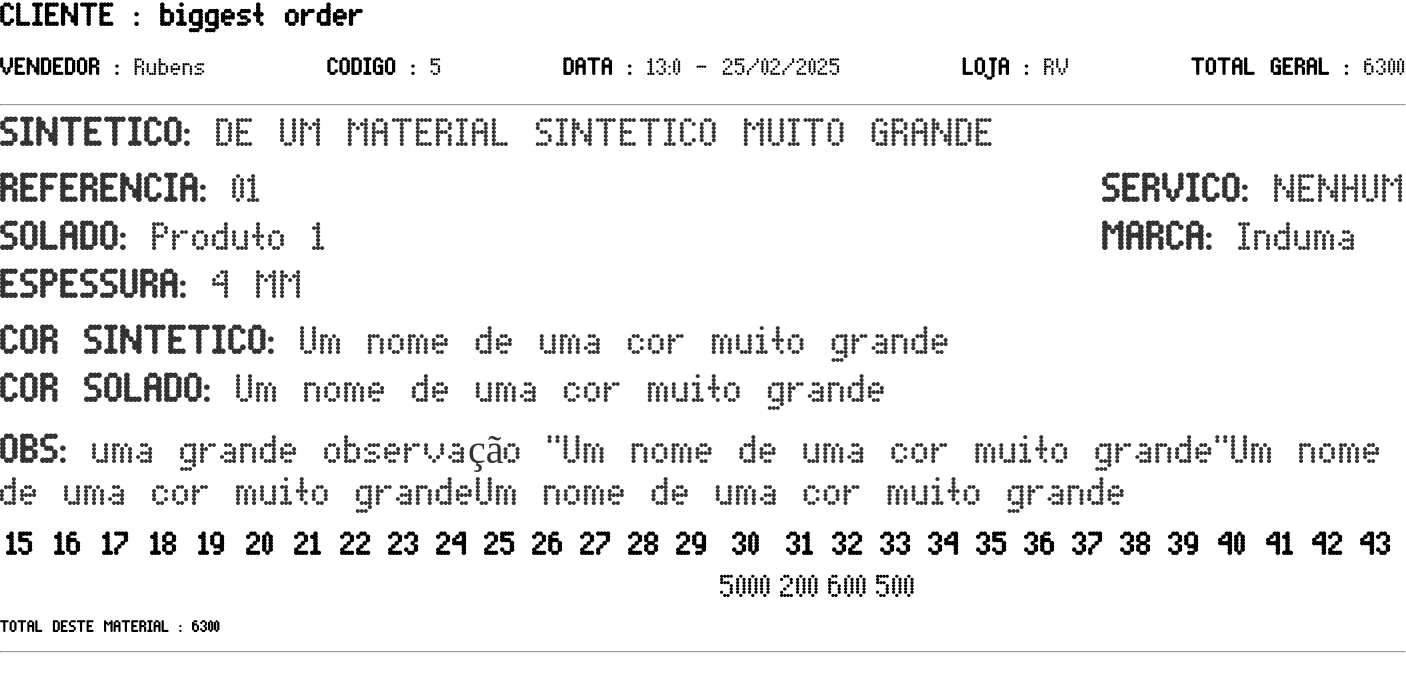
The page /imprimir/5/ (signed in) on the database its author committed.
### pedidos/models.py (models this page shows, shortened)
class Pedido(models.Model):
    STATUS_CHOICES = [
        ('Pendente', 'Pendente'),
        ('Em Produção', 'Em Produção'),
        ('Pedido Finalizado', 'Pedido Finalizado'),
        ('Cliente em Espera', 'Cliente em Espera'),
        ('Cancelado', 'Cancelado'),
        ('Pedido Pronto', 'Pedido Pronto'),
        ('Reposição Pendente', 'Reposição Pendente')
    ]
    cliente = models.CharField(max_length=255)
    vendedor = models.ForeignKey(Vendedor, on_delete=models.CASCADE)
    data = models.DateTimeField(auto_now_add=True)  # Data do pedido
    descricao_reposicao = models.TextField(null=True, blank=True)
    data_finalizado = models.DateTimeField(null=True, blank=True, verbose_name="Data de Finalização/Cancellation")
    status_balancinho = models.CharField(
        max_length=30,
        choices=[
            ('Pendente', 'Pendente'),
            ('Em Produção', 'Em Produção'),
            ('Pedido Finalizado', 'Pedido Finalizado'),
            ('Cancelado', 'Cancelado'),
        ],
        default='Pendente'
    )
    status_solado = models.CharField(
        max_length=30,
        choices=[
            ('Pendente', 'Pendente'),
            ('Em Produção', 'Em Produção'),
            ('Pedido Finalizado', 'Pedido Finalizado'),
            ('Cancelado', 'Cancelado'),
        ],
        default='Pendente'
    )
    cancelado = models.TextField(blank=True, null=True, verbose_name="Motivo do Cancelamento")
    gerente_cancelamento = models.ForeignKey(
        User,
        on_delete=models.SET_NULL,
        null=True,
        blank=True,
        related_name='pedidos_cancelados',
        verbose_name="Gerente que Autorizou o Cancelamento"
    )

class PedidoItem(models.Model):
    pedido = models.ForeignKey(Pedido, on_delete=models.CASCADE, related_name='itens')
    produto = models.ForeignKey(Produto, on_delete=models.CASCADE)
    quantidade = models.IntegerField()
    tamanho = models.IntegerField(null=True, blank=True)  # Pode ser utilizado para o grid de tamanhos
    mat_balancinho = models.CharField(max_length=50, null=True, blank=True)
    ref_palmilha = models.CharField(max_length=50, null=True, blank=True)
    mat_palmilha = models.CharField(max_length=50, null=True, blank=True)
    espessura = models.CharField(max_length=20, null=True, blank=True, verbose_name="Espessura Solado (mm)")
    cor_palmilha = models.CharField(max_length=50, null=True, blank=True, verbose_name="Cor da Palmilha")
    tipo_servico = models.CharField(max_length=50, default='nenhum')
    cor = models.CharField(max_length=50, null=True, blank=True)
    MARCA_CHOICES = [
        ('Fibra', 'Fibra'),
        ('Seltex', 'Seltex'),
        ('Induma','Induma')
    ]
    marca = models.CharField(max_length=50, choices=MARCA_CHOICES, default='')
    obs = models.TextField(max_length=90, null=True, blank=True)

### vendedor/models.py (models this page shows, shortened)
class Vendedor(models.Model):
    nome = models.CharField(max_length=100)
    loja = models.CharField(max_length=100)
    codigo = models.CharField(max_length=20, unique=True)

### produto/models.py (models this page shows, shortened)
class Produto(models.Model):
    nome = models.CharField(max_length=100)
    codigo = models.CharField(max_length=50, unique=True)
    subpalmilha = models.BooleanField(default=False, null=True, blank=True)

### pedidos/views.py (the view)
# urls.py: path('imprimir/<int:pedido_id>/', views.imprimir_pedido, name='imprimir_pedido'),
@login_required
def imprimir_pedido(request, pedido_id):
    pedido = get_object_or_404(Pedido, id=pedido_id)
    tamanhos = range(15, 44)
    production_area = getattr(request.user, 'perfil', None)
    if production_area:
        production_area = request.user.perfil.production_area
    else:
        production_area = 'solado'  # Valor padrão se não estiver definido
    return render(request, 'pedidos/imprimir.html', {
        'pedido': pedido,
        'tamanhos': tamanhos,
        'production_area': production_area  # Adiciona a área de produção no contexto do template
    })

### templates/pedidos/imprimir.html (shortened to what this page needs)
{% load static %}
{% block extra_css %}
<link rel="stylesheet" href="{% static 'css/imprimir.css' %}">
{% endblock extra_css %}
{% block content %}
<div class="pedido-imprimir">
  <h1>CLIENTE : {{ pedido.cliente }}</h1>
  <div class="detalhes-pedido">
    <p><strong>VENDEDOR :</strong> {{ pedido.vendedor.nome }}</p>
    <p><strong>CODIGO :</strong> {{ pedido.id }}</p>
    <p><strong>DATA :</strong> {{ pedido.data|date:"H:I - d/m/Y" }}</p>
    <p><strong>LOJA :</strong> {{ pedido.vendedor.loja }}</p>
    <p><strong>TOTAL GERAL :</strong> <span id="total-geral">0</span></p>
  </div>
  <hr>
  {% regroup pedido.itens.all by produto as itens_por_produto %}
  {% for grupo in itens_por_produto %}
  <div class="pedido-item">
    <div class="produto-cabecalho">
      <span class="item-nome">
        <div class= "primeiro">
        {% if production_area == "balancinho" or production_area == "vendedor" %}
        <p><strong>SINTETICO:</strong> {{ grupo.list.0.mat_balancinho|default:"" }}</p>
        {% endif %}
      </div>
      <div>
        {% if production_area == "solado" or production_area == "vendedor" %}
        <p><strong>REFERENCIA:</strong> {{ grupo.list.0.ref_palmilha|default:"" }}</p>
        {% endif %}
        {% if production_area == "solado" or production_area == "vendedor" %}
        <p><strong>SOLADO:</strong> {{ grupo.list.0.mat_palmilha|default:"" }}</p>
        {% endif %}
        {% if production_area == "balancinho" or production_area == "vendedor" %}
          <div><p><strong>ESPESSURA:</strong> {{ grupo.list.0.espessura|default:"0" }} MM</p></div>
        {% endif %}
        </div>
        <div>
          {% if production_area == "balancinho" or production_area == "vendedor" %}
            <div>
              <p><strong>SERVICO:</strong> {{ grupo.list.0.tipo_servico|default:"NENHUM" }}</p>
            </div>
          {% endif %}
          {% if production_area == "solado" or production_area == "vendedor" %}
            <div><p><strong>MARCA:</strong> {{ grupo.list.0.marca|default:"" }}</p></div>
          {% endif %}
          </div>
        <div>
        {% if production_area == "balancinho" or production_area == "vendedor" %}
          <p><strong>COR SINTETICO:</strong> {{ grupo.list.0.cor|default:"" }}</p>
        {% endif %}
        {% if production_area == "solado" or production_area == "vendedor" %}
          <p><strong>COR SOLADO:</strong> {{ grupo.list.0.cor_palmilha|default:"" }}</p>
        {% endif %}
        </div>
        </span>
      <span class="item-nome">
        {% if grupo.list.0.obs %}
          <p><strong>OBS:</strong> {{ grupo.list.0.obs }}</p>
        {% endif %}
      </span>
    </div>
    <div class="container containerQuadradinhos">
      {% for tamanho in tamanhos %}
        <div class="botao-container">
          <h1 class="botao">{{ tamanho }}</h1>
          <div class="numero" contenteditable="false">
            {% for item in grupo.list %}
              {% if item.tamanho == tamanho %}
                {{ item.quantidade }}
              {% endif %}
            {% endfor %}
          </div>
        </div>
      {% endfor %}
    </div>
  </div>
  <hr>
{% endfor %}
</div>
{% endblock content %}

### static/css/imprimir.css (style rules this page uses)
.primeiro { width: 100%; display: block; clear: both; }
* { margin: 0; padding: 0; box-sizing: border-box; font-family: 'DOTMATRI'; }
p { font-size:1.5em; }
.detalhes-pedido { display: flex; flex-direction: row; justify-content: space-between; margin-top: 1.5em; margin-bottom: 1.5em; }
.item-nome { display: flex; justify-content: space-between; flex-wrap: wrap; gap: 1rem; width: 100%; box-sizing: border-box; }
.item-nome > div { display: flex; flex-direction: column; gap: 0.5rem; }
.item-nome p { margin: 0; font-size: 2.5rem; color: #333; }
.produto-cabecalho { width: 100%; display: flex; flex-wrap: wrap; gap: 1rem; box-sizing: border-box; margin-top: 0.5em; margin-bottom: 0.5rem; }
.pedido-item { width: 100%; box-sizing: border-box; margin-bottom: 1rem; }
.pedido-imprimir { width: 100%; box-sizing: border-box; }
.container { display: flex; flex-wrap: wrap; justify-content: flex-start; margin-bottom: 1em; }
.containerQuadradinhos { display: flex; flex-wrap: nowrap; margin-top: 1rem; gap: 0.5em; }
.botao-container { text-align: center; display: flex; flex-direction: column; align-items: center; }
.botao { width: 40px; font-size: 2.0em; cursor: default; }
.numero { font-size: 2.0em; margin-top: 0.3em; }
span { font-size: 1em; }

### rows shown on the page
Pedido: cliente "biggest order", vendedor.nome "Rubens", id "5", data "13:0 - 25/02/2025", vendedor.loja "RV"
Produto: list.0.mat_balancinho "DE UM MATERIAL SINTETICO MUITO GRANDE", list.0.ref_palmilha "01", list.0.mat_palmilha "Produto 1", list.0.espessura "4", list.0.tipo_servico "NENHUM", list.0.marca "Induma", list.0.cor "Um nome de uma cor muito grande", list.0.cor_palmilha "Um nome de uma cor muito grande", list.0.obs "uma grande observação \"Um nome de uma cor muito grande\"Um nome de uma cor muito grandeUm nome de uma cor muito grande", tamanhos "15" "16" "17" "18" "19" "20" "21" "22" "23" "24" "25" "26" "27" "28" "29" "30" "31" "32" "33" "34" "35" "36" "37" "38" "39" "40" "41" "42" "43"
PedidoItem: quantidade "5000"
PedidoItem: quantidade "200"
PedidoItem: quantidade "600"
PedidoItem: quantidade "500"
